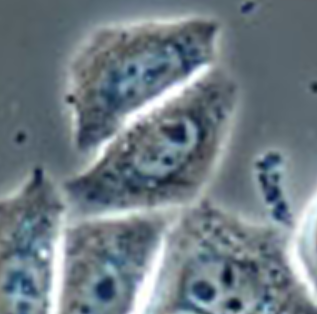
#> input picture CSE377HW9/Source.png, 317 x 314 px
$ jupyter execute CSE377HW9.ipynb
#> lines starting #> are read from the running program, lines starting #| are printed output that depends on the picture
[cell 1]
# import libraries
import numpy as np
import matplotlib.pyplot as plt
import cv2
from scipy.interpolate import interp2d

# open both images
source = cv2.imread('Source.png')
#> source is the input picture: shape (314, 317, 3); mean B, G, R 132.8, 124, 110.6
target = cv2.imread('Target.png')
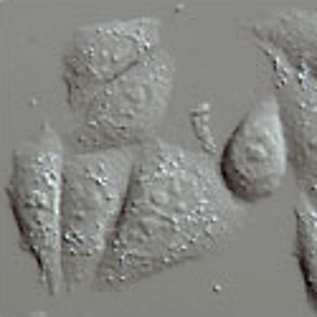
#> input picture CSE377HW9/Target.png, 317 x 317 px
#> target is the input picture: shape (317, 317, 3); mean B, G, R 130.3, 134.7, 134

# convert images from bgr to rgb
source = cv2.cvtColor(source, cv2.COLOR_BGR2RGB)
target = cv2.cvtColor(target, cv2.COLOR_BGR2RGB)

# show both images
plt.imshow(source)
plt.show()
plt.imshow(target)
plt.show()

[cell 2]
# Selection of N points where N >= 4

srcPoints = [
    (110, 28),
    (80, 150),
    (85, 205),
    (203, 203)
]

trgPoints = [
    (89, 24),
    (71, 106),
    (75, 155),
    (157, 142)
]

[cell 3]
# [1] Estimation of homography transformation matrix, h, assuming h_33=1

# initialize A and b
A = np.zeros((2 * len(srcPoints), 8))
b = np.zeros((2 * len(srcPoints), 1))

# construct A and b
for i in range(len(srcPoints)):
    srcX, srcY = srcPoints[i][0], srcPoints[i][1]
    trgX, trgY = trgPoints[i][0], trgPoints[i][1]

    A[2*i] = [srcX, srcY, 1, 0, 0, 0, -srcX*trgX, -srcY*trgX]
    A[2*i+1] = [0, 0, 0, srcX, srcY, 1, -srcX*trgY, -srcY*trgY]

    b[2*i] = trgX
    b[2*i+1] = trgY

# derive h from pseudo-inverse where h = (A.t * A)^-1 * A.t * b
first = np.linalg.pinv(np.matmul(A.T, A))
second = np.matmul(A.T, b)
h = np.matmul(first, second)

# create h_vec (9x1) for future convienience
h_vec = np.append(h, 1)
print(h_vec.shape)
print(h_vec)

# reshape h to 3x3
h = np.append(h, 1)
h = np.reshape(h, (3, 3))
print(h.shape)
print(h)

[cell 4]
# [2] Estimatation of homography transformation matrix, h, without assuming h_33=1

# initialize A and b
A = np.zeros((2 * len(srcPoints), 9))
b = np.zeros((2 * len(srcPoints), 1))

# construct A
for i in range(len(srcPoints)):
    srcX, srcY = srcPoints[i][0], srcPoints[i][1]
    trgX, trgY = trgPoints[i][0], trgPoints[i][1]

    A[2*i] = [srcX, srcY, 1, 0, 0, 0, -srcX*trgX, -srcY*trgX, -trgX]
    A[2*i+1] = [0, 0, 0, srcX, srcY, 1, -srcX*trgY, -srcY*trgY, -trgY]

# derive h_eig from A*h=0 and eigen decomposition
eigenValues, eigenVectors = np.linalg.eig(np.matmul(A.T, A))
h_eig = eigenVectors[:, np.argmin(eigenValues)]
print(h_eig.shape)
print(h_eig)

[cell 5]
# [3] Using the same A as above, solve h by singular value decomposition

# derive h_svd from A*h=0 and singular value decomposition
u, s, vh = np.linalg.svd(A)
h_svd = vh[-1]
print(h_svd.shape)
print(h_svd)

[cell 6]
# [4] given h (h_vec), h_eig, and h_svd, compare the three

# check if h_eig is equal to h_svd
print("Is h_eig equal to h_svd?: ", np.allclose(h_eig, h_svd))
print("h_eig\t\t\th_svd")
for i in range(len(h_eig)):
    print(h_eig[i], "\t", h_svd[i])
print()

# divide h_eig and h_svd by their last element to normalize
h_eig = h_eig / h_eig[-1]
h_svd = h_svd / h_svd[-1]

# check if first 8 elements of h_eig and h_svd are equal to h_vec
print("Are the first 8 lements of h_eig equal to h_vec?: ", np.allclose(h_eig[:-1], h_vec[:-1]))
print("Are the first 8 lements of h_svd equal to h_vec?: ", np.allclose(h_svd[:-1], h_vec[:-1]))
print("h_eig\t\t\t\th_svd\t\t\t\th_vec")
for i in range(len(h_eig)):
    print(h_eig[i], "\t\t", h_svd[i], "\t\t", h_vec[i])

# I'm sorry for printing it like this but there weren't any instructions on what method to use for checking and comparing.
# There could be an % accuracy check for the values or something but I'm lazy enough to just leave it as this.
# You might want to raise your output size limit on VSCode
# Also, the values aren't 100% equal but they're close enough to where I'll say floating point ¯\_(ツ)_/¯

[cell 7]
# [5] implement forward warping on source image using h_eig

xCoords = []
yCoords = []
pixels = []

# change h_eig, h_svd, h to 3x3
h_eig = np.reshape(h_eig, (3, 3))
h_svd = np.reshape(h_svd, (3, 3))

# initialize warped image
warped = np.zeros((source.shape[0], source.shape[1], 3), dtype=np.uint8)

# iterate through each pixel
for i in range(source.shape[0]):
    for j in range(source.shape[1]):
        x = i
        y = j
        xPrime, yPrime, toss =  (np.matmul(h, [x, y, 1]))
        currentPixelArray = source[x, y]
        xCoords.append(xPrime)
        yCoords.append(yPrime)
        pixels.append(currentPixelArray)
#> after the loop, pixels = 99538 items; xCoords = 99538 items; yCoords = 99538 items

# normalize xPrime to be between 0 and source.shape[0]
xCoords = np.array(xCoords)
xCoords = (xCoords - np.min(xCoords)) / (np.max(xCoords) - np.min(xCoords))
xCoords *= source.shape[0]-1
xCoords = xCoords.astype(np.uint8)

# normalize yPrime to be between 0 and source.shape[1]
yCoords = np.array(yCoords)
yCoords = (yCoords - np.min(yCoords)) / (np.max(yCoords) - np.min(yCoords))
yCoords *= source.shape[1]-1
yCoords = yCoords.astype(np.uint8)

for i in range(len(xCoords)):
    warped[xCoords[i], yCoords[i]] = (pixels[i] / 255.0 * 255).astype(np.uint8)
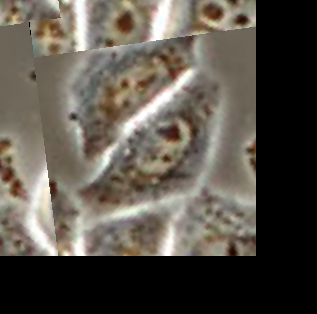
#> warped: shape (314, 317, 3); mean of channels 0, 1, 2 74.5, 83.3, 89.3; drawn as B, G, R

# show warped image
plt.imshow(warped)
plt.show()
